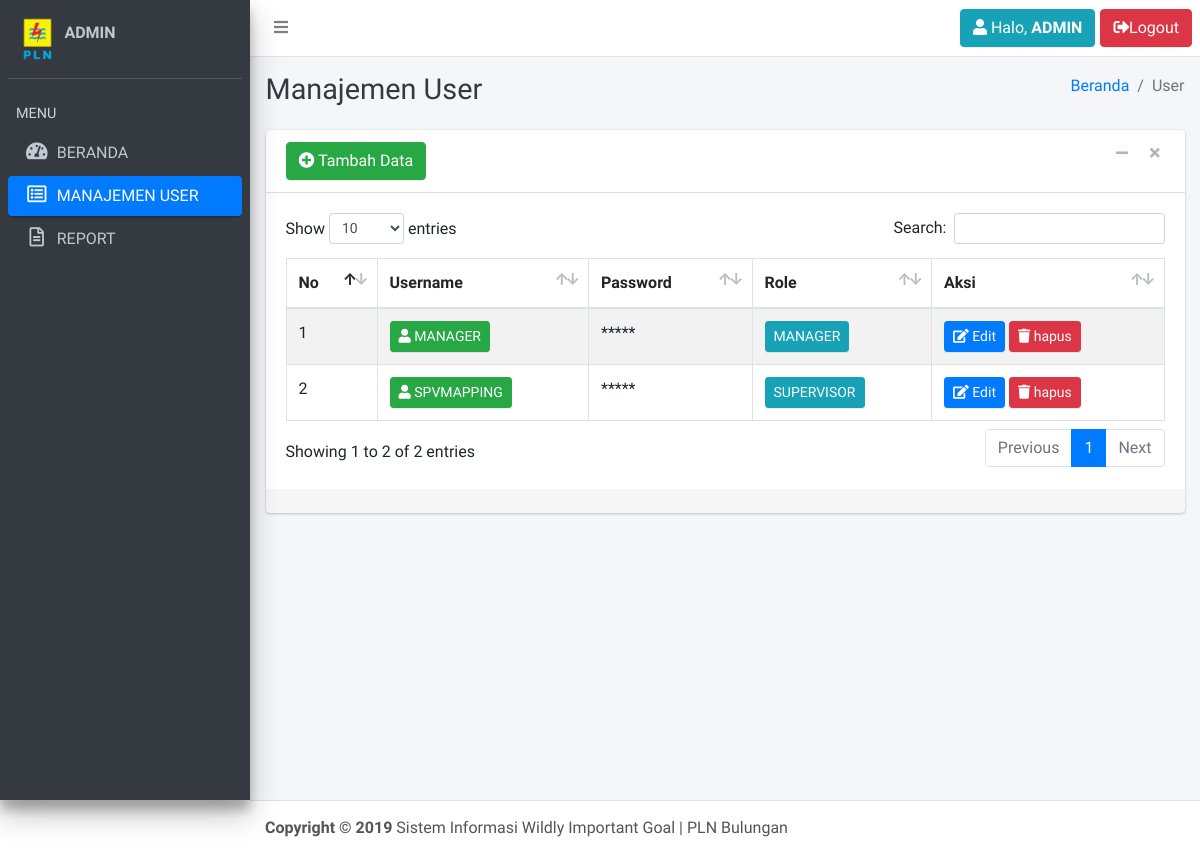
Before: /index.php?page=user (signed in) with the older database file.
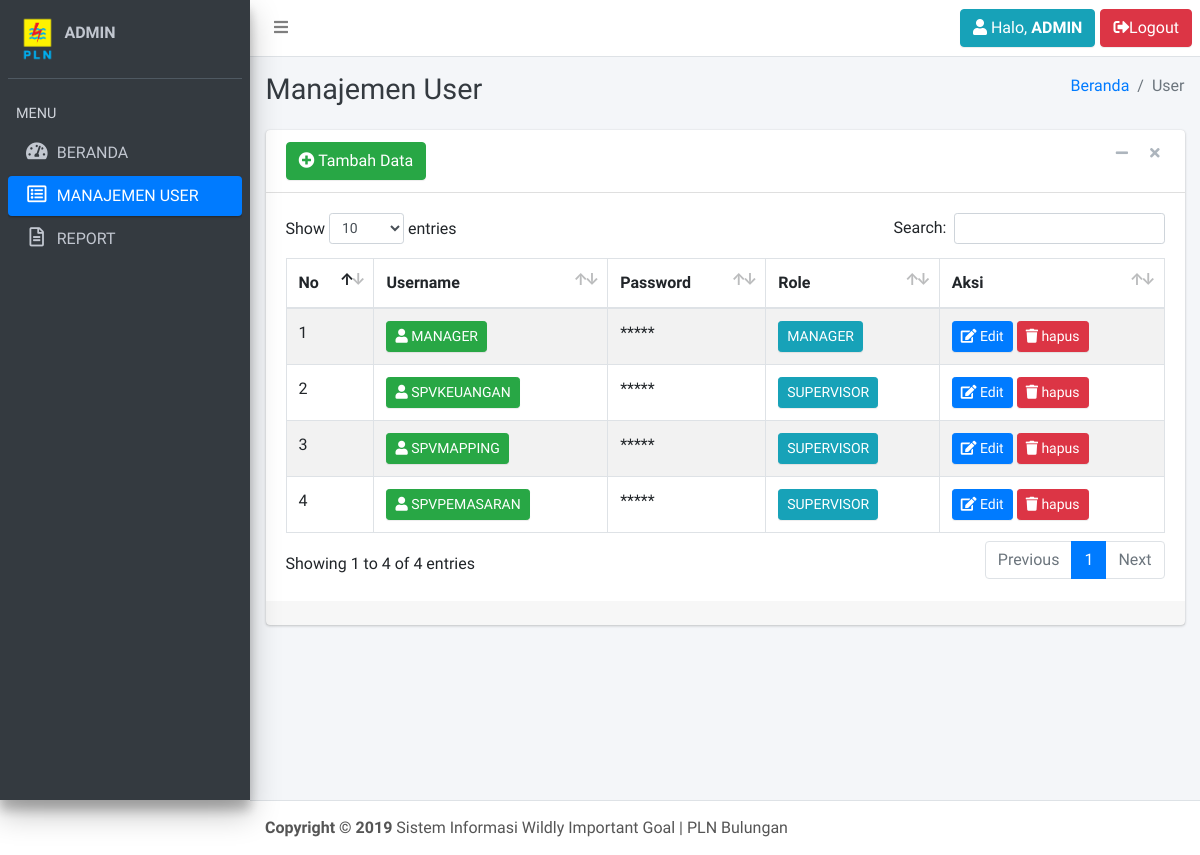
After: the same page with the newer database file.
### tables this page shows
CREATE TABLE `tbl_user` (
  `username` varchar(30) NOT NULL,
  `password` varchar(10) NOT NULL,
  `role` int(5) NOT NULL
);

### page/user/user.php (the view, shortened to what this page needs)
<div class="content-wrapper">
    <div class="content-header">
        <div class="container-fluid">
            <div class="row mb-2">
                <div class="col-sm-6">
                    <h1 class="m-0 text-dark">Manajemen User</h1>
                </div>
                <div class="col-sm-6">
                    <ol class="breadcrumb float-sm-right">
                        <li class="breadcrumb-item"><a href="?page=beranda">Beranda</a></li>
                        <li class="breadcrumb-item active">User</li>
                    </ol>
                </div>
            </div>
        </div>
    </div>
    <div class="content">
        <div class="container-fluid">
            <div class="row">
                <div class="col-md-12">
                    <div class="card card-default">
                        <div class="card-header">
                            <a href="?page=usertambah" class="btn btn-success"><i class="fas fa-plus-circle"></i> Tambah Data</a>
                            <div class="card-tools">
                                <button type="button" class="btn btn-tool" data-widget="collapse"><i class="fa fa-minus"></i></button>
                                <button type="button" class="btn btn-tool" data-widget="remove"><i class="fa fa-remove"></i></button>
                            </div>
                        </div>
                        <div class="card-body">
                            <div class="row">
                                <div class="table-responsive">
                                    <table id="example1" class="table table-bordered table-striped">
                                        <thead>
                                            <tr>
                                                <th>No</th>
                                                <th>Username</th>
                                                <th>Password</th>
                                                <th>Role</th>
                                                <th>Aksi</th>
                                            </tr>
                                        </thead>
                                        <tbody>
                                            <?php
                                            $no = 1;
                                            $sql = mysqli_query($conn,"SELECT * FROM tbl_user WHERE role <> 0") or die (mysqli_error($conn));
                                            while($data = mysqli_fetch_array($sql)){ ?>
                                                <tr>
                                                    <td><?= $no ?></td>
                                                    <td><a class="btn btn-success btn-sm" href="#"><i class="fas fa-user"></i> <?= $data['username'] ?></a></td>
                                                    <td>*****</td>
                                                    <td>
                                                    <?php
                                                    if ($data['role'] == 1) {
                                                        echo "<a class='btn btn-info btn-sm' href='#'>MANAGER</a>";
                                                    } else {
                                                        echo "<a class='btn btn-info btn-sm' href='#'>SUPERVISOR</a>";
                                                    }
                                                    ?>
                                                    </td>
                                                    <td>
                                                        <a class="btn btn-primary btn-sm" href="?page=useredit&id=<?php echo $data['username']; ?>"><i class="fas fa-edit"></i> Edit</a>
                                                        <a class="btn btn-danger btn-sm" href="?page=userhapus&id=<?php echo $data['username']; ?>"><i class="fas fa-trash"></i> hapus</a>
                                                    </td>
                                                </tr>
                                            <?php $no++; } ?>
                                        </tbody>
                                    </table>
                                </div>
                            </div>
                        </div>
                        <div class="card-footer">
                        </div>
                    </div>
                </div>
            </div>
        </div>
    </div>
</div>
<footer class="main-footer">
        <strong>Copyright &copy; 2019</strong> Sistem Informasi Wildly Important Goal | PLN Bulungan
    </footer>
</div>

Changed rows visible on the page:
added tbl_user: username "SPVKEUANGAN", role "SUPERVISOR"
added tbl_user: username "SPVPEMASARAN", role "SUPERVISOR"
Other visible differences:
text written by a page script: "Show entries Search: Showing 1 to 2 of 2 entries Previous 1 Next" → "Show entries Search: Showing 1 to 4 of 4 entries Previous 1 Next"
